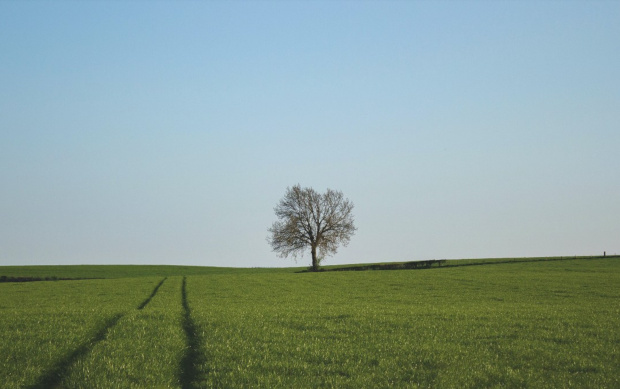
#> input picture Segmentacao_de_Imagens/Segmentacao_Tecnicas_Classicas/images/paisagem01.jpg, 620 x 389 px
$ jupyter execute limiarizacao_binarizacao.ipynb
#> lines starting #> are read from the running program, lines starting #| are printed output that depends on the picture; after the words box and inside, x2 and y2 are one past the last pixel; in counts of white or black regions, pixels touching at a corner belong together
[cell 1]
import cv2 # OpenCV
import numpy as np
from matplotlib import pyplot as plt

[cell 2]
img = cv2.imread('images/paisagem01.jpg') # Lendo a Imagem (BGR)
#> img is the input picture: shape (389, 620, 3); mean B, G, R 153.1, 159.6, 138.4
img = cv2.cvtColor(img, cv2.COLOR_BGR2RGB) # Convertendo para RGB

plt.title(f'Shape {img.shape}')
plt.imshow(img)
plt.axis('off')

[cell 3]
img_grayscale = cv2.cvtColor(img, cv2.COLOR_RGB2GRAY) # Converte para escala de cinza
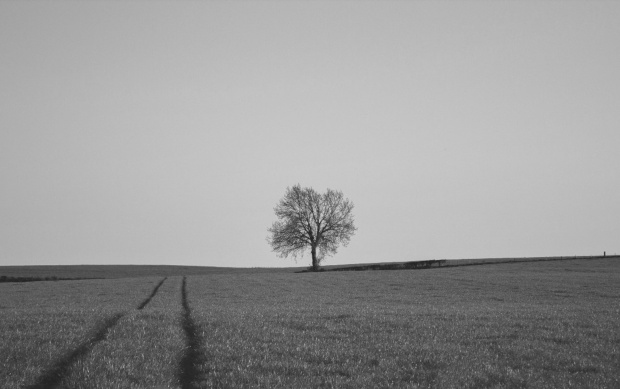
#> img_grayscale: shape (389, 620); min 32, max 205, mean 152.5

plt.title(f'Shape {img_grayscale.shape}')
plt.imshow(img_grayscale, cmap='gray')
plt.axis('off')

[cell 4]
limiar = 180 # threshold (ponto de corte)

[cell 5]
val, thresh = cv2.threshold(img_grayscale, limiar, maxval=255, type=cv2.THRESH_BINARY) # maxval -> 255 será o valor que os pixels acima do limiar irão receber
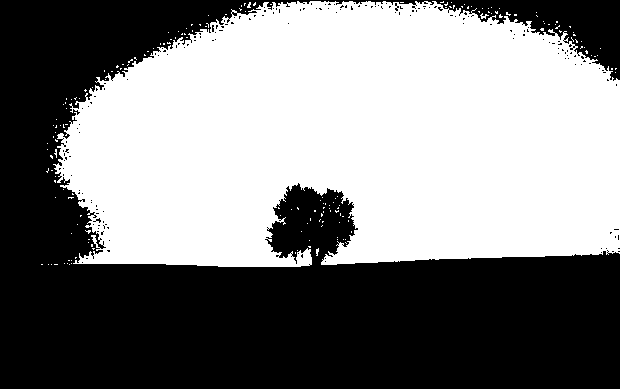
#> thresh: shape (389, 620); 50.7% white; 173 black regions (172 under 20 px), largest, box (x1, y1, x2, y2) and area: (0, 0, 620, 389) 118392
#> val = 180

[cell 6]
val # limiar
#> Out = 180

[cell 7]
thresh # imagem binarizada

[cell 8]
plt.imshow(thresh, cmap='gray')

[cell 9]
limiares = [100, 120, 150, 170, 190, 200]

plt.figure(figsize=(12,6))
for idx, li in enumerate(limiares):
    plt.subplot(2,3, idx +1)
    val_img, thresh_img = cv2.threshold(img_grayscale, li, maxval=255, type=cv2.THRESH_BINARY)

    plt.title(f'Limiar: {val_img}')
    plt.imshow(thresh_img, cmap='gray')
    plt.axis('off')
#> this loop made 6 passes
#> val_img on passes 1 to 6: 100, 120, 150, 170, 190, 200
#> pass 1, `val_img, thresh_img = cv2.threshold(img_grayscale, li, maxval=255, typ..`:
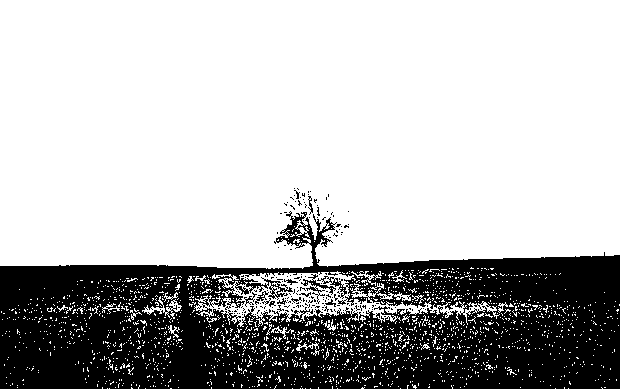
#> thresh_img: shape (389, 620); 71.9% white; 196 black regions (184 under 20 px), largest, box (x1, y1, x2, y2) and area: (0, 211, 620, 389) 66687, (301, 274, 336, 304) 211, (255, 291, 269, 305) 58
#> pass 2, `val_img, thresh_img = cv2.threshold(img_grayscale, li, maxval=255, typ..`:
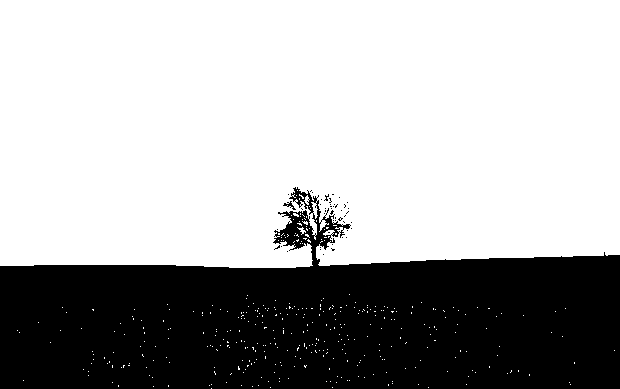
#> thresh_img: shape (389, 620); 67% white; 48 black regions (46 under 20 px), largest, box (x1, y1, x2, y2) and area: (0, 187, 620, 389) 79427, (283, 201, 296, 210) 40
#> pass 3, `val_img, thresh_img = cv2.threshold(img_grayscale, li, maxval=255, typ..`:
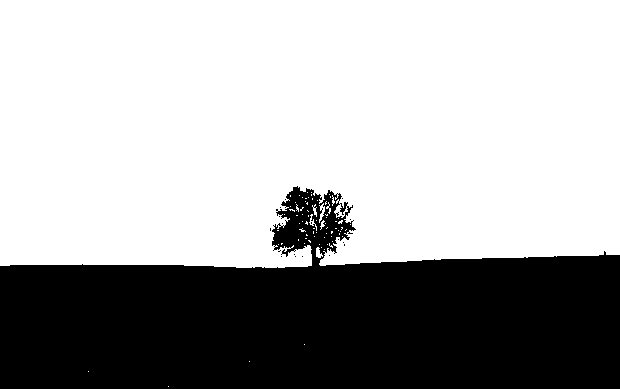
#> thresh_img: shape (389, 620); 66.1% white; 18 black regions (17 under 20 px), largest, box (x1, y1, x2, y2) and area: (0, 186, 620, 389) 81662
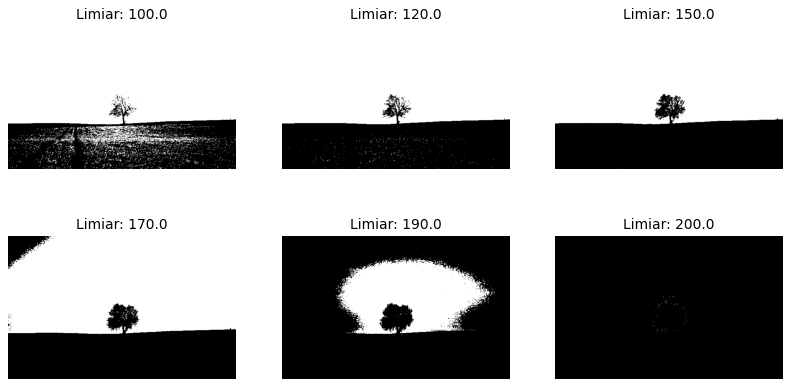
#> figure drawn by matplotlib, 6 panels

$ run again, with Segmentacao_de_Imagens/Segmentacao_Tecnicas_Classicas/images/paisagem02.jpg copied over Segmentacao_de_Imagens/Segmentacao_Tecnicas_Classicas/images/paisagem01.jpg
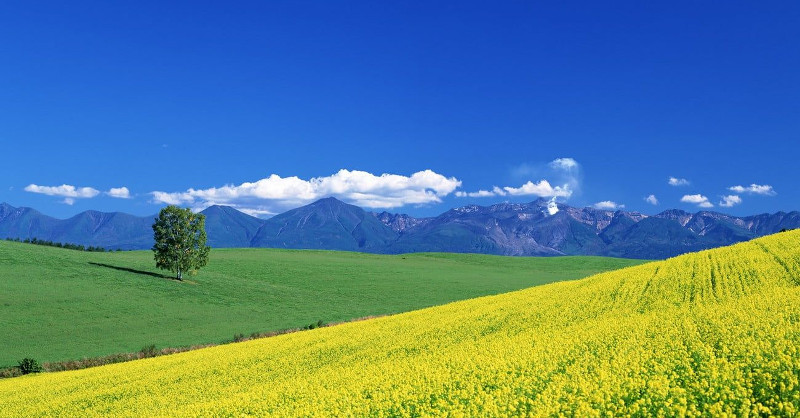
#> input picture Segmentacao_de_Imagens/Segmentacao_Tecnicas_Classicas/images/paisagem02.jpg, 800 x 418 px
#> img is the input picture: shape (418, 800, 3); mean B, G, R 140.9, 130.2, 89.1
#> `val, thresh = cv2.threshold(img_grayscale, limiar, maxval=255, type=cv..`:
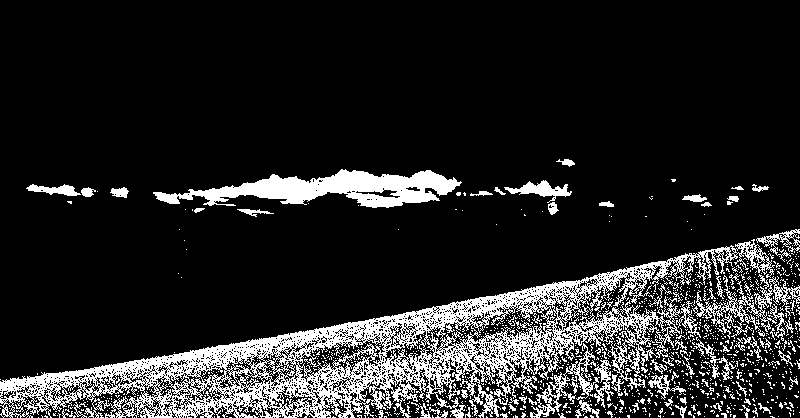
#> thresh: shape (418, 800); 14.9% white; 1108 white regions (1015 under 20 px), largest, box (x1, y1, x2, y2) and area: (0, 239, 775, 418) 32114, (153, 169, 462, 208) 5780, (692, 275, 800, 339) 1561
#> val = 180
#> the loop `for idx, li in enumerate(limiares):` made 6 passes
#> val_img on passes 1 to 6: 100, 120, 150, 170, 190, 200
#> pass 3, `val_img, thresh_img = cv2.threshold(img_grayscale, li, maxval=255, typ..`:
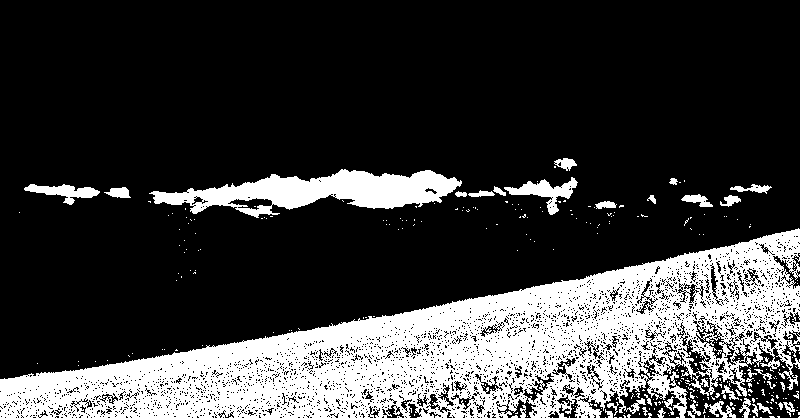
#> thresh_img: shape (418, 800); 23.4% white; 327 white regions (290 under 20 px), largest, box (x1, y1, x2, y2) and area: (0, 228, 800, 418) 65707, (149, 169, 462, 218) 7446, (504, 177, 578, 215) 931

$ run again, with Segmentacao_de_Imagens/Segmentacao_Tecnicas_Classicas/images/paisagem03.jpg copied over Segmentacao_de_Imagens/Segmentacao_Tecnicas_Classicas/images/paisagem01.jpg
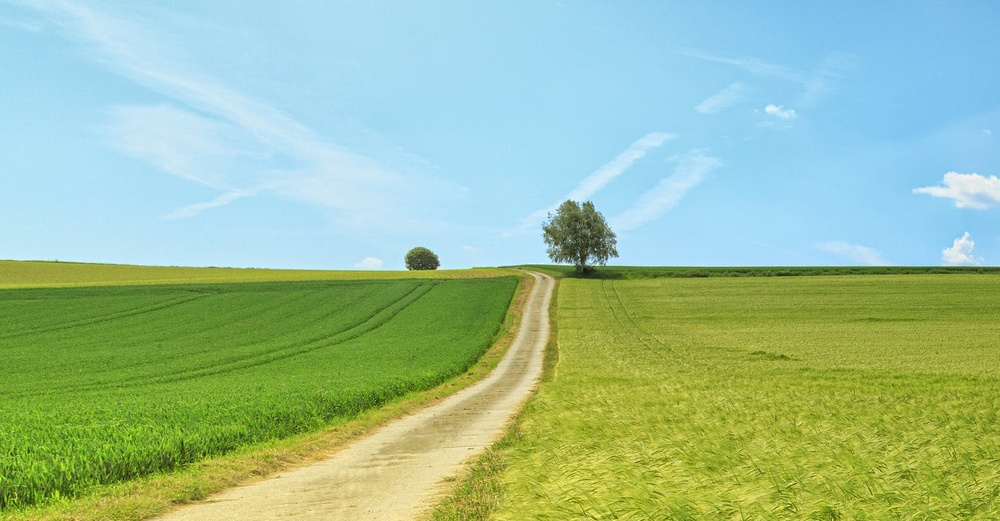
#> input picture Segmentacao_de_Imagens/Segmentacao_Tecnicas_Classicas/images/paisagem03.jpg, 1000 x 521 px, shrunk from 1550 x 808 before the run
#> img is the input picture: shape (521, 1000, 3); mean B, G, R 152.6, 190.1, 155.7
#> `val, thresh = cv2.threshold(img_grayscale, limiar, maxval=255, type=cv..`:
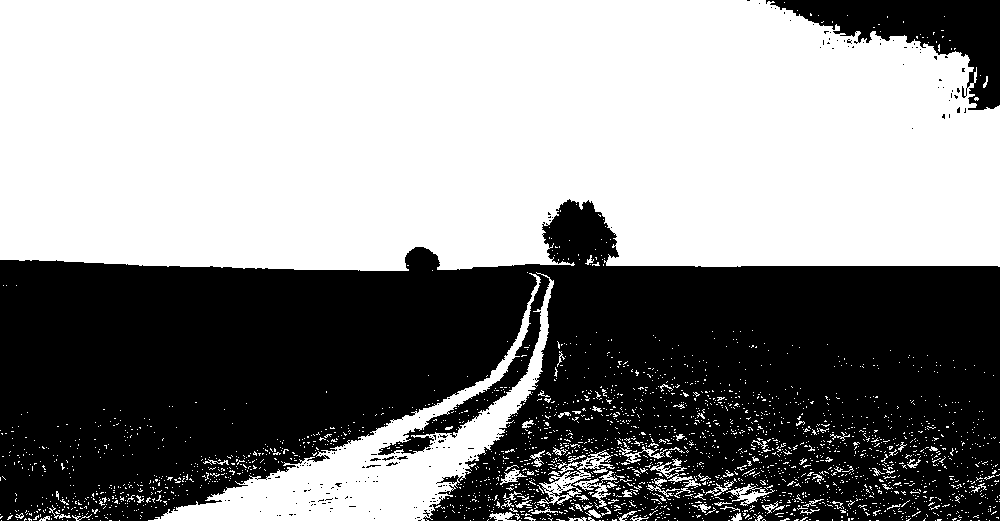
#> thresh: shape (521, 1000); 54.8% white; 232 black regions (224 under 20 px), largest, box (x1, y1, x2, y2) and area: (0, 199, 1000, 521) 224987, (766, 0, 1000, 110) 9917, (585, 458, 602, 467) 41
#> val = 180
#> the loop `for idx, li in enumerate(limiares):` made 6 passes
#> val_img on passes 1 to 6: 100, 120, 150, 170, 190, 200
#> pass 3, `val_img, thresh_img = cv2.threshold(img_grayscale, li, maxval=255, typ..`:
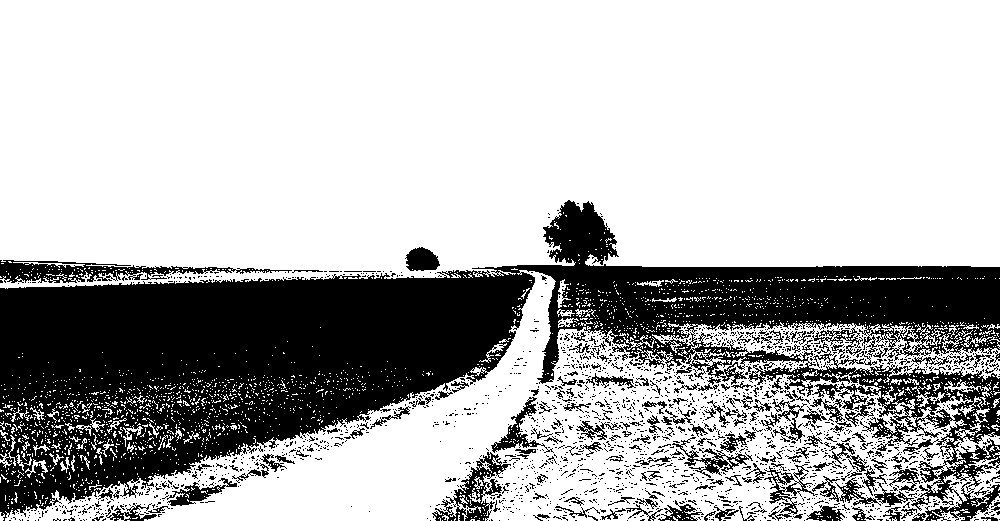
#> thresh_img: shape (521, 1000); 71% white; 1970 black regions (1791 under 20 px), largest, box (x1, y1, x2, y2) and area: (0, 200, 1000, 521) 126075, (0, 260, 292, 283) 2591, (432, 452, 511, 521) 1685
